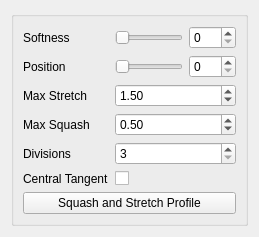
<?xml version="1.0" encoding="UTF-8"?>
<ui version="4.0">
 <class>Form</class>
 <widget class="QWidget" name="Form">
  <property name="geometry">
   <rect>
    <x>0</x>
    <y>0</y>
    <width>259</width>
    <height>224</height>
   </rect>
  </property>
  <property name="windowTitle">
   <string>Form</string>
  </property>
  <layout class="QGridLayout" name="gridLayout">
   <item row="0" column="0">
    <widget class="QGroupBox" name="groupBox">
     <property name="title">
      <string/>
     </property>
     <layout class="QGridLayout" name="gridLayout_2">
      <item row="0" column="0">
       <layout class="QVBoxLayout" name="verticalLayout">
        <item>
         <layout class="QFormLayout" name="formLayout">
          <property name="fieldGrowthPolicy">
           <enum>QFormLayout::AllNonFixedFieldsGrow</enum>
          </property>
          <item row="0" column="0">
           <widget class="QLabel" name="softness_label">
            <property name="text">
             <string>Softness</string>
            </property>
           </widget>
          </item>
          <item row="0" column="1">
           <layout class="QHBoxLayout" name="horizontalLayout_3">
            <item>
             <widget class="QSlider" name="softness_slider">
              <property name="minimumSize">
               <size>
                <width>0</width>
                <height>15</height>
               </size>
              </property>
              <property name="maximum">
               <number>100</number>
              </property>
              <property name="orientation">
               <enum>Qt::Horizontal</enum>
              </property>
             </widget>
            </item>
            <item>
             <widget class="QSpinBox" name="softness_spinBox">
              <property name="maximum">
               <number>100</number>
              </property>
             </widget>
            </item>
           </layout>
          </item>
          <item row="1" column="0">
           <widget class="QLabel" name="softness_label_2">
            <property name="text">
             <string>Position</string>
            </property>
           </widget>
          </item>
          <item row="1" column="1">
           <layout class="QHBoxLayout" name="horizontalLayout_4">
            <item>
             <widget class="QSlider" name="position_slider">
              <property name="minimumSize">
               <size>
                <width>0</width>
                <height>15</height>
               </size>
              </property>
              <property name="maximum">
               <number>100</number>
              </property>
              <property name="orientation">
               <enum>Qt::Horizontal</enum>
              </property>
             </widget>
            </item>
            <item>
             <widget class="QSpinBox" name="position_spinBox">
              <property name="maximum">
               <number>100</number>
              </property>
             </widget>
            </item>
           </layout>
          </item>
          <item row="2" column="0">
           <widget class="QLabel" name="maxStretch_label">
            <property name="sizePolicy">
             <sizepolicy hsizetype="MinimumExpanding" vsizetype="MinimumExpanding">
              <horstretch>0</horstretch>
              <verstretch>0</verstretch>
             </sizepolicy>
            </property>
            <property name="text">
             <string>Max Stretch</string>
            </property>
           </widget>
          </item>
          <item row="2" column="1">
           <widget class="QDoubleSpinBox" name="maxStretch_spinBox">
            <property name="sizePolicy">
             <sizepolicy hsizetype="MinimumExpanding" vsizetype="Fixed">
              <horstretch>0</horstretch>
              <verstretch>0</verstretch>
             </sizepolicy>
            </property>
            <property name="minimum">
             <double>1.000000000000000</double>
            </property>
            <property name="singleStep">
             <double>0.100000000000000</double>
            </property>
            <property name="value">
             <double>1.500000000000000</double>
            </property>
           </widget>
          </item>
          <item row="3" column="0">
           <widget class="QLabel" name="maxSquash_label">
            <property name="sizePolicy">
             <sizepolicy hsizetype="MinimumExpanding" vsizetype="MinimumExpanding">
              <horstretch>0</horstretch>
              <verstretch>0</verstretch>
             </sizepolicy>
            </property>
            <property name="text">
             <string>Max Squash</string>
            </property>
           </widget>
          </item>
          <item row="3" column="1">
           <widget class="QDoubleSpinBox" name="maxSquash_spinBox">
            <property name="sizePolicy">
             <sizepolicy hsizetype="MinimumExpanding" vsizetype="Fixed">
              <horstretch>0</horstretch>
              <verstretch>0</verstretch>
             </sizepolicy>
            </property>
            <property name="minimum">
             <double>0.100000000000000</double>
            </property>
            <property name="maximum">
             <double>1.000000000000000</double>
            </property>
            <property name="singleStep">
             <double>0.100000000000000</double>
            </property>
            <property name="value">
             <double>0.500000000000000</double>
            </property>
           </widget>
          </item>
          <item row="4" column="0">
           <widget class="QLabel" name="divisions_label">
            <property name="text">
             <string>Divisions</string>
            </property>
           </widget>
          </item>
          <item row="4" column="1">
           <widget class="QSpinBox" name="division_spinBox">
            <property name="sizePolicy">
             <sizepolicy hsizetype="Expanding" vsizetype="Fixed">
              <horstretch>0</horstretch>
              <verstretch>0</verstretch>
             </sizepolicy>
            </property>
            <property name="minimum">
             <number>3</number>
            </property>
            <property name="value">
             <number>3</number>
            </property>
           </widget>
          </item>
          <item row="5" column="0">
           <widget class="QLabel" name="centralTangent_label">
            <property name="text">
             <string>Central Tangent</string>
            </property>
           </widget>
          </item>
          <item row="5" column="1">
           <widget class="QCheckBox" name="centralTangent_checkBox">
            <property name="text">
             <string/>
            </property>
           </widget>
          </item>
         </layout>
        </item>
        <item>
         <widget class="QPushButton" name="squashStretchProfile_pushButton">
          <property name="text">
           <string>Squash and Stretch Profile</string>
          </property>
         </widget>
        </item>
       </layout>
      </item>
      <item row="1" column="0">
       <spacer name="verticalSpacer">
        <property name="orientation">
         <enum>Qt::Vertical</enum>
        </property>
        <property name="sizeHint" stdset="0">
         <size>
          <width>20</width>
          <height>40</height>
         </size>
        </property>
       </spacer>
      </item>
     </layout>
    </widget>
   </item>
  </layout>
 </widget>
 <resources/>
 <connections>
  <connection>
   <sender>softness_slider</sender>
   <signal>sliderMoved(int)</signal>
   <receiver>softness_spinBox</receiver>
   <slot>setValue(int)</slot>
   <hints>
    <hint type="sourcelabel">
     <x>187</x>
     <y>30</y>
    </hint>
    <hint type="destinationlabel">
     <x>235</x>
     <y>28</y>
    </hint>
   </hints>
  </connection>
  <connection>
   <sender>softness_spinBox</sender>
   <signal>valueChanged(int)</signal>
   <receiver>softness_slider</receiver>
   <slot>setValue(int)</slot>
   <hints>
    <hint type="sourcelabel">
     <x>235</x>
     <y>20</y>
    </hint>
    <hint type="destinationlabel">
     <x>187</x>
     <y>20</y>
    </hint>
   </hints>
  </connection>
  <connection>
   <sender>position_slider</sender>
   <signal>valueChanged(int)</signal>
   <receiver>position_spinBox</receiver>
   <slot>setValue(int)</slot>
   <hints>
    <hint type="sourcelabel">
     <x>156</x>
     <y>50</y>
    </hint>
    <hint type="destinationlabel">
     <x>208</x>
     <y>50</y>
    </hint>
   </hints>
  </connection>
  <connection>
   <sender>position_spinBox</sender>
   <signal>valueChanged(int)</signal>
   <receiver>position_slider</receiver>
   <slot>setValue(int)</slot>
   <hints>
    <hint type="sourcelabel">
     <x>218</x>
     <y>56</y>
    </hint>
    <hint type="destinationlabel">
     <x>176</x>
     <y>54</y>
    </hint>
   </hints>
  </connection>
  <connection>
   <sender>softness_slider</sender>
   <signal>valueChanged(int)</signal>
   <receiver>softness_spinBox</receiver>
   <slot>setValue(int)</slot>
   <hints>
    <hint type="sourcelabel">
     <x>97</x>
     <y>23</y>
    </hint>
    <hint type="destinationlabel">
     <x>207</x>
     <y>23</y>
    </hint>
   </hints>
  </connection>
 </connections>
</ui>
